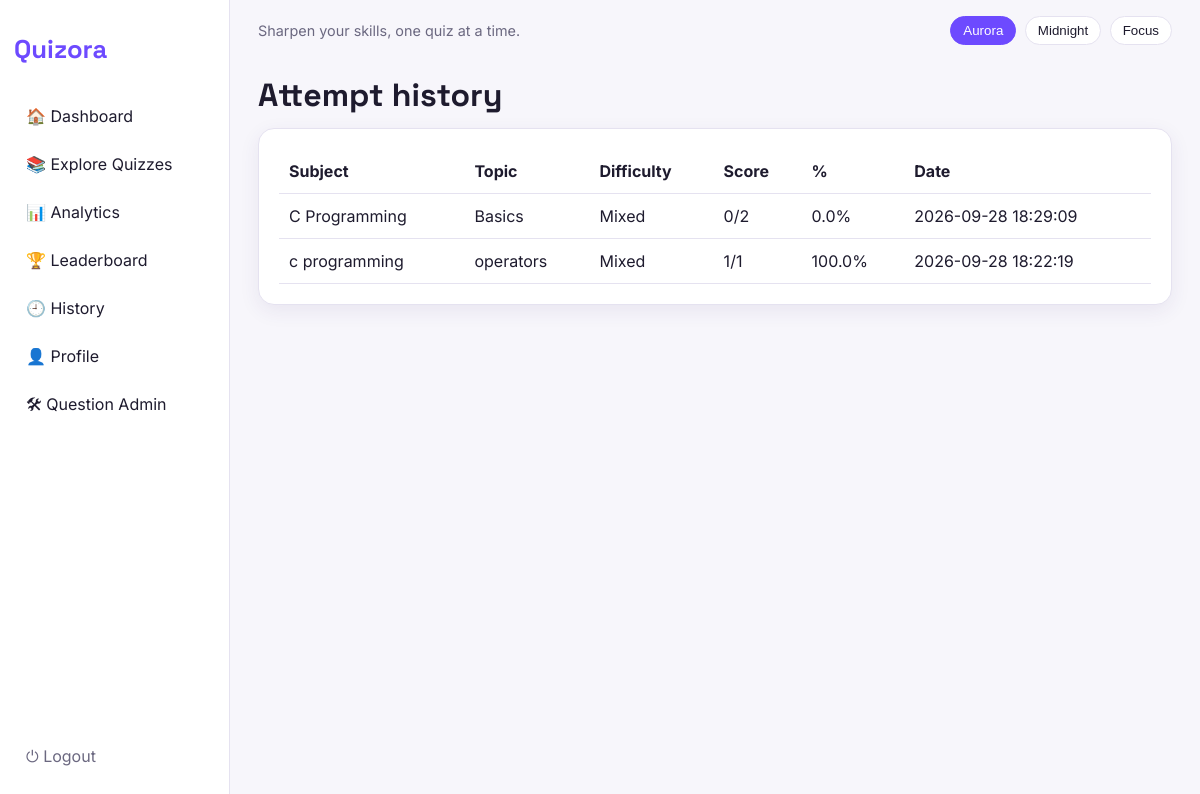
Screenshot of /history (signed in) with the database file from the repository.
### tables this page shows
CREATE TABLE results(
            id INTEGER PRIMARY KEY AUTOINCREMENT, user_id INTEGER NOT NULL,
            category TEXT NOT NULL, topic TEXT NOT NULL, difficulty TEXT NOT NULL,
            score INTEGER NOT NULL, total INTEGER NOT NULL, percentage REAL NOT NULL,
            date TIMESTAMP DEFAULT CURRENT_TIMESTAMP,
            FOREIGN KEY(user_id) REFERENCES users(id));

### app.py (the view)
@app.route("/history")
@login_required
def history():
    rows = query("SELECT * FROM results WHERE user_id=? ORDER BY date DESC, id DESC", (session["user_id"],))
    return render_template("history.html", rows=rows)

### app.py (called while the page is built)
def query(sql, args=(), one=False, write=False):
    with closing(sqlite3.connect(DB)) as c:
        c.row_factory = sqlite3.Row
        c.execute("PRAGMA foreign_keys = ON")
        cur = c.execute(sql, args)
        rows = cur.fetchall()
        if write:
            c.commit()
        return (rows[0] if rows else None) if one else rows

def login_required(f):
    @wraps(f)
    def wrap(*a, **k):
        if "user_id" not in session:
            return redirect(url_for("login"))
        return f(*a, **k)
    return wrap

### templates/history.html
{% extends "base.html" %}{% block title %}History · Quizora{% endblock %}
{% block content %}
<h1>Attempt history</h1>
{% if rows %}<div class="card scroll"><table><tr><th>Subject</th><th>Topic</th><th>Difficulty</th><th>Score</th><th>%</th><th>Date</th></tr>
{% for r in rows %}<tr><td>{{ r.category }}</td><td>{{ r.topic }}</td><td>{{ r.difficulty }}</td><td>{{ r.score }}/{{ r.total }}</td><td>{{ r.percentage }}%</td><td>{{ r.date }}</td></tr>{% endfor %}</table></div>
{% else %}<div class="card empty">You haven't attempted any quizzes yet.</div>{% endif %}
{% endblock %}

### static/css/style.css (style rules this page uses)
:root, [data-theme="aurora"] { --bg:#f7f6fb; --surface:#fff; --text:#1e1b2e; --muted:#6b6880; --accent:#6d4aff; --on:#fff; --border:#e5e2f0; --shadow:0 6px 20px rgba(60,40,120,.08); }
* { box-sizing:border-box; }
body { margin:0; font-family:Inter,sans-serif; background:var(--bg); color:var(--text); line-height:1.5; }
h1,h2,h3,.logo { font-family:"Space Grotesk",sans-serif; margin:.3em 0; }
.card { background:var(--surface); border:1px solid var(--border); border-radius:16px; box-shadow:var(--shadow); padding:20px; margin-bottom:16px; }
table { width:100%; border-collapse:collapse; }
th,td { text-align:left; padding:10px; border-bottom:1px solid var(--border); }
.scroll { overflow-x:auto; }

### rows the page displays
results: category "C Programming", topic "Basics", difficulty "Mixed", score "0", total "2", percentage "0.0", date "2026-09-28 18:29:09"
results: category "c programming", topic "operators", difficulty "Mixed", score "1", total "1", percentage "100.0", date "2026-09-28 18:22:19"
